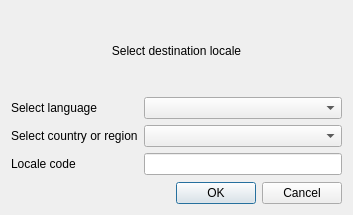
<?xml version="1.0" encoding="UTF-8"?>
<ui version="4.0">
 <class>LanguageDialog</class>
 <widget class="QDialog" name="LanguageDialog">
  <property name="geometry">
   <rect>
    <x>0</x>
    <y>0</y>
    <width>353</width>
    <height>215</height>
   </rect>
  </property>
  <property name="windowTitle">
   <string>Dialog</string>
  </property>
  <layout class="QVBoxLayout" name="verticalLayout">
   <item>
    <widget class="QLabel" name="promptLabel">
     <property name="text">
      <string>Select destination locale</string>
     </property>
     <property name="alignment">
      <set>Qt::AlignCenter</set>
     </property>
    </widget>
   </item>
   <item>
    <layout class="QFormLayout" name="formLayout">
     <item row="0" column="0">
      <widget class="QLabel" name="label">
       <property name="text">
        <string>Select language</string>
       </property>
      </widget>
     </item>
     <item row="0" column="1">
      <widget class="QComboBox" name="langCombo">
       <property name="sizePolicy">
        <sizepolicy hsizetype="Expanding" vsizetype="Fixed">
         <horstretch>0</horstretch>
         <verstretch>0</verstretch>
        </sizepolicy>
       </property>
      </widget>
     </item>
     <item row="3" column="1">
      <widget class="QComboBox" name="countryCombo">
       <property name="sizePolicy">
        <sizepolicy hsizetype="Expanding" vsizetype="Fixed">
         <horstretch>0</horstretch>
         <verstretch>0</verstretch>
        </sizepolicy>
       </property>
      </widget>
     </item>
     <item row="5" column="0">
      <widget class="QLabel" name="label_3">
       <property name="text">
        <string>Locale code</string>
       </property>
      </widget>
     </item>
     <item row="5" column="1">
      <widget class="QLineEdit" name="localeEdit">
       <property name="readOnly">
        <bool>true</bool>
       </property>
      </widget>
     </item>
     <item row="3" column="0">
      <widget class="QLabel" name="label_2">
       <property name="text">
        <string>Select country or region</string>
       </property>
      </widget>
     </item>
    </layout>
   </item>
   <item>
    <widget class="QDialogButtonBox" name="buttonBox">
     <property name="orientation">
      <enum>Qt::Horizontal</enum>
     </property>
     <property name="standardButtons">
      <set>QDialogButtonBox::Cancel|QDialogButtonBox::Ok</set>
     </property>
    </widget>
   </item>
  </layout>
 </widget>
 <resources/>
 <connections>
  <connection>
   <sender>buttonBox</sender>
   <signal>accepted()</signal>
   <receiver>LanguageDialog</receiver>
   <slot>accept()</slot>
   <hints>
    <hint type="sourcelabel">
     <x>222</x>
     <y>141</y>
    </hint>
    <hint type="destinationlabel">
     <x>157</x>
     <y>155</y>
    </hint>
   </hints>
  </connection>
  <connection>
   <sender>buttonBox</sender>
   <signal>rejected()</signal>
   <receiver>LanguageDialog</receiver>
   <slot>reject()</slot>
   <hints>
    <hint type="sourcelabel">
     <x>290</x>
     <y>147</y>
    </hint>
    <hint type="destinationlabel">
     <x>286</x>
     <y>155</y>
    </hint>
   </hints>
  </connection>
  <connection>
   <sender>langCombo</sender>
   <signal>currentIndexChanged(int)</signal>
   <receiver>LanguageDialog</receiver>
   <slot>onLangChanged(int)</slot>
   <hints>
    <hint type="sourcelabel">
     <x>169</x>
     <y>16</y>
    </hint>
    <hint type="destinationlabel">
     <x>29</x>
     <y>23</y>
    </hint>
   </hints>
  </connection>
  <connection>
   <sender>countryCombo</sender>
   <signal>currentIndexChanged(int)</signal>
   <receiver>LanguageDialog</receiver>
   <slot>onCountryChanged(int)</slot>
   <hints>
    <hint type="sourcelabel">
     <x>179</x>
     <y>57</y>
    </hint>
    <hint type="destinationlabel">
     <x>47</x>
     <y>71</y>
    </hint>
   </hints>
  </connection>
 </connections>
 <slots>
  <slot>onLangChanged(int)</slot>
  <slot>onCountryChanged(int)</slot>
 </slots>
</ui>
